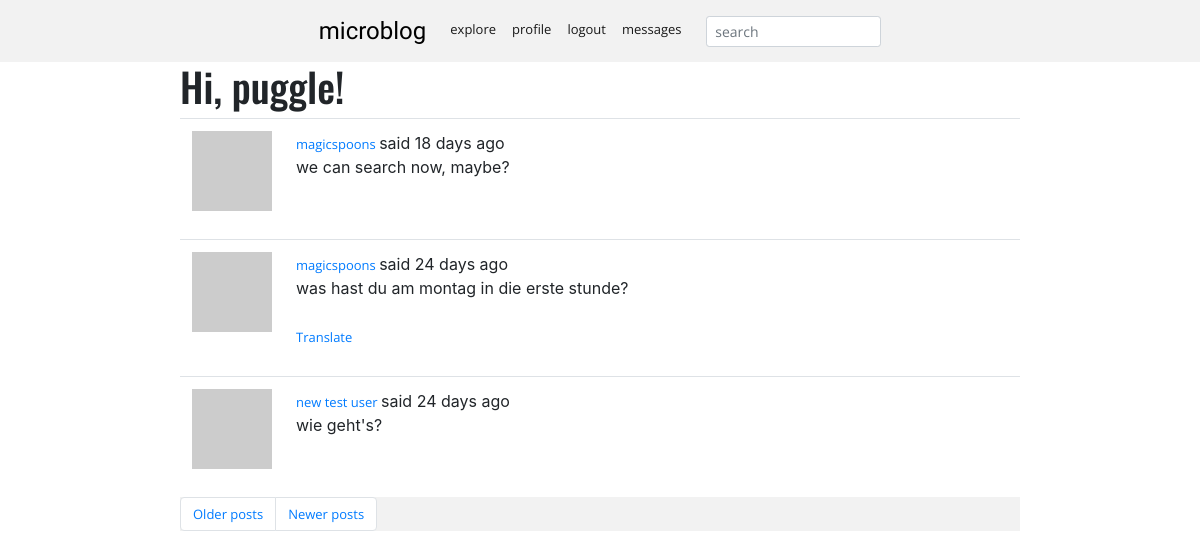
The page /explore?page=2 (signed in) on the database its author committed.
### app/models.py (models this page shows, shortened)
class User(UserMixin, db.Model):
    id = db.Column(db.Integer, primary_key=True)
    username = db.Column(db.String(64), index=True, unique=True)
    email = db.Column(db.String(120), index=True, unique=True)
    password_hash = db.Column(db.String(128))
    posts = db.relationship('Post', backref='author', lazy='dynamic')
    about_me = db.Column(db.String(140))
    last_seen = db.Column(db.DateTime, default=datetime.utcnow)
    followed = db.relationship(
        'User', secondary=followers,
        primaryjoin=(followers.c.follower_id == id),
        secondaryjoin=(followers.c.followed_id == id),
        backref=db.backref('followers', lazy='dynamic'), lazy='dynamic')
    messages_sent = db.relationship('Message',
                                    foreign_keys='Message.sender_id',
                                    backref='author', lazy='dynamic')
    messages_received = db.relationship('Message',
                                        foreign_keys='Message.recipient_id',
                                        backref='recipient', lazy='dynamic')
    last_message_read_time = db.Column(db.DateTime)
    notifications = db.relationship('Notification', backref='user', lazy='dynamic')
    tasks = db.relationship('Task', backref='user', lazy='dynamic')
    def avatar(self, size):
        digest = md5(self.email.lower().encode('utf-8')).hexdigest()
        return 'https://www.gravatar.com/avatar/{}?d=identicon&s={}'.format(
            digest, size)
    def new_messages(self):
        last_read_time = self.last_message_read_time or datetime(1900, 1, 1)
        return Message.query.filter_by(recipient=self).filter(
            Message.timestamp > last_read_time).count()
    def get_tasks_in_progress(self):
        return Task.query.filter_by(user=self, complete=False).all()

class SearchableMixin(object):
    @classmethod
    def before_commit(cls, session):
        session._changes = {
            'add': list(session.new),
            'update': list(session.dirty),
            'delete': list(session.deleted)
        }
    @classmethod
    def after_commit(cls, session):
        for obj in session._changes['add']:
            if isinstance(obj, SearchableMixin):
                add_to_index(obj.__tablename__, obj)
        for obj in session._changes['update']:
            if isinstance(obj, SearchableMixin):
                add_to_index(obj.__tablename__, obj)
        for obj in session._changes['delete']:
            if isinstance(obj, SearchableMixin):
                remove_from_index(obj.__tablename__, obj)
        session._changes = None

class Post(SearchableMixin, db.Model):
    __searchable__ = ['body']
    id = db.Column(db.Integer, primary_key=True)
    body = db.Column(db.String(140))
    timestamp = db.Column(db.DateTime, index=True, default=datetime.utcnow)
    user_id = db.Column(db.Integer, db.ForeignKey('user.id'))
    language = db.Column(db.String(5))

### app/main/routes.py (the view)
@bp.route('/explore')
@login_required
def explore():
    page = request.args.get('page', 1, type=int)
    posts = Post.query.order_by(Post.timestamp.desc()).paginate(
        page, current_app.config['POSTS_PER_PAGE'], False)
    next_url = url_for('main.explore', page=posts.next_num) \
        if posts.has_next else None
    prev_url = url_for('main.explore', page=posts.prev_num) \
        if posts.has_prev else None
    return render_template('index.html', title=_('explore'),
                           posts=posts.items, next_url=next_url,
                           prev_url=prev_url)

### app/main/forms.py
class SearchForm(FlaskForm):
    q = StringField(_l('search'), validators=[DataRequired()])
    def __init__(self, *args, **kwargs):
        if 'formdata' not in kwargs:
            kwargs['formdata'] = request.args
        if 'csrf_enabled' not in kwargs:
            kwargs['csrf_enabled'] = False
        super(SearchForm, self).__init__(*args, **kwargs)

### app/main/routes.py (called while the page is built)
@bp.before_app_request
def before_request():
    if current_user.is_authenticated:
        current_user.last_seen = datetime.utcnow()
        db.session.commit()
        g.search_form = SearchForm()
    g.locale = str(get_locale())

### app/models.py (called while the page is built)
@login.user_loader
def load_user(id):
    return User.query.get(int(id))

### app/main/templates/index.html (shortened to what this page needs)
{% extends "base.html" %}
{% import 'bootstrap/form.html' as wtf %}
{% block app_content %}
    <div class="row">
        <div class="col">
            {% if current_user.username %}
            <h1>{{ _('Hi') }}, {{ current_user.username }}!</h1>
            {% else %}
            <h1>{{ _('Hello') }}</h1>
            {% endif %}
            {% for post in posts %}
                {% include '_post.html' %}
            {% endfor %}
            </div>
    </div>
    <nav aria-label="...">
        <ul class="pagination">
            <li class="page-item{% if not next_url %} disabled{% endif %}">
                <a class="page-link" href="{{ next_url or '#' }}">
                    {{ _('Older posts') }}
                </a>
            </li>
            <li class="page-item{% if not prev_url %} disabled{% endif %}">
                    <a class="page-link" href="{{ prev_url or '#' }}">
                    {{ _('Newer posts') }}
                </a>
            </li>
        </ul>
    </nav>
{% endblock %}

### app/main/templates/_post.html (shortened to what this page needs)
<table class="table table-hover">
        <tr>
            <td width="70px">
                <a href="{{ url_for('main.user', username=post.author.username) }}">
                    <img src="{{ post.author.avatar(70) }}" />
                </a>
            </td>
            <td>
                {{ _('%(username)s said %(when)s',
                    username=user_link, when=moment(post.timestamp).fromNow()) }}
                <br>
                <span id="post{{ post.id }}">{{ post.body }}</span>
                {% if post.language and post.language != g.locale %}
                <br><br>
                <span id="translation{{ post.id }}">
                    <a href="javascript:translate(
                                '#post{{ post.id }}',
                                '#translation{{ post.id }}',
                                '{{ g.locale }}');">{{ _('Translate') }}</a>
                </span>
                {% endif %}
            </td>
        </tr>
    </table>

### app/static/styles.css (style rules this page uses)
body { padding-top:62px; }
.opensans, a, li, p { font-family: Open Sans; font-size: small; }
a { word-wrap: break-word; }
.oswald, h3, h1, h5 { font-family: Oswald; }
nav { background-color: #f2f2f2; }

### rows shown on the page
User: username "puggle"
Post: body "we can search now, maybe?"
Post: body "was hast du am montag in die erste stunde?"
Post: body "wie geht's?"
